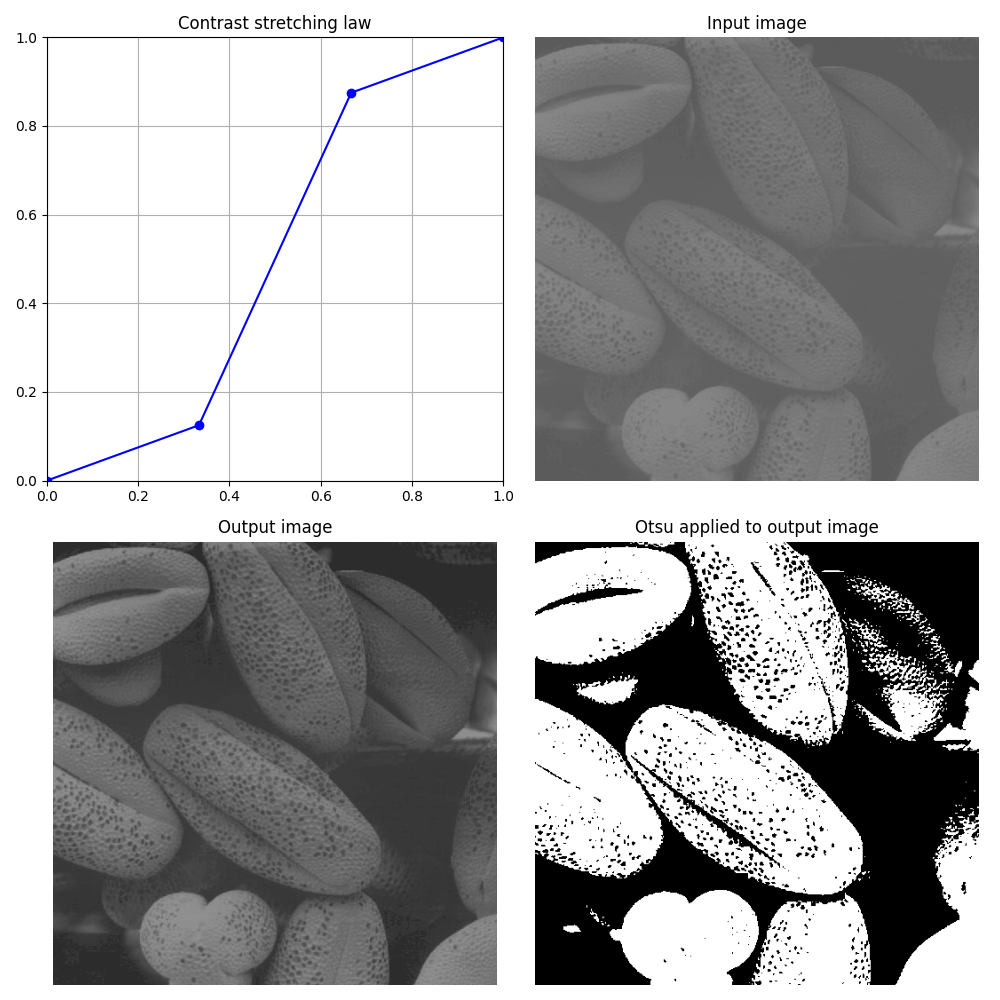

Reproduce this figure in Python.
import numpy as np
import matplotlib.pyplot as plt
from skimage import filters
from skimage.io import imread
from libDIPUM.intensityTransformations import intensityTransformations
from libDIPUM.data_path import dip_data


# Image loading
img_name = dip_data("pollen-lowcontrast.tif")
f = imread(img_name)
if f.ndim == 3:
    f = f[:, :, 0]

# TXFun = [0, 1/8, 7/8, 1]; % For input = 0, 1/3, 2/3, 1
TXFun = np.array([0, 1 / 8, 7 / 8, 1])

# Contrast stretching
# f needs to be float [0,1] or intensityTransformations handles it?
# intensityTransformations handles conversion to float then applies specified.
g = intensityTransformations(f, "specified", TXFun)

# Otsu threshold
# skimage.filters.threshold_otsu needs input in certain range?
# g is float [0,1] from specified transform (if inputs were standard).
# intensityTransformations returns float for 'specified'.

thresh = filters.threshold_otsu(g)
X = g > thresh

# Display
fig, axes = plt.subplots(2, 2, figsize=(10, 10))

# 1. Plot Law
# axis inputs: 0, 1/3, 2/3, 1
x_law = np.linspace(0, 1, 4)
axes[0, 0].plot(x_law, TXFun, "b-o")
axes[0, 0].set_title("Contrast stretching law")
axes[0, 0].set_xlim([0, 1])
axes[0, 0].set_ylim([0, 1])
axes[0, 0].grid(True)

# 2. Input
axes[0, 1].imshow(f, cmap="gray", vmin=0, vmax=255)
axes[0, 1].set_title("Input image")
axes[0, 1].axis("off")

# 3. Output
axes[1, 0].imshow(g, cmap="gray", vmin=0, vmax=255)
axes[1, 0].set_title("Output image")
axes[1, 0].axis("off")

# 4. Binary
axes[1, 1].imshow(X, cmap="gray")
axes[1, 1].set_title("Otsu applied to output image")
axes[1, 1].axis("off")

plt.tight_layout()
plt.savefig("Figure310.png")
print("Saved Figure310.png")
plt.show()
